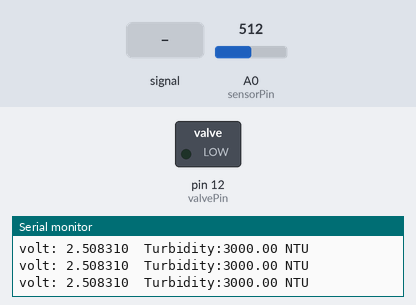
Recording of a sketch running on a simulated Arduino Uno, built with avr-gcc and run on an emulated ATmega328P. Parts: switched loads named in the sketch (green lamp = pin HIGH), the last lines printed to the serial monitor. The test bench sets the inputs (shaded band); at power-on: A0 (sensorPin) = 512.

Above: at 1.2 s.
1.3 s: A0 (sensorPin) set to 787
2.8 s: A0 (sensorPin) set to 805
At 3.7 s:
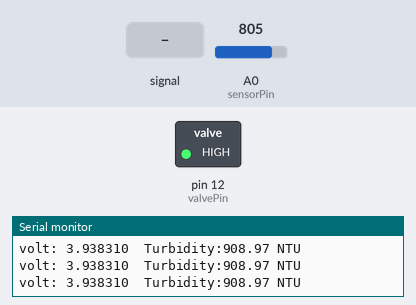
4.5 s: A0 (sensorPin) set to 716
At 5.3 s:
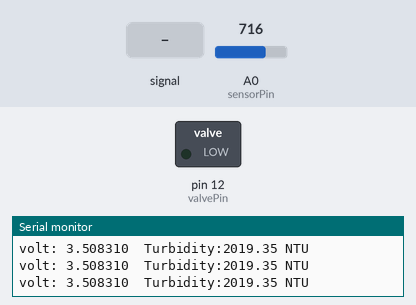
6.1 s: A0 (sensorPin) fed a 2 Hz sine of ±306 counts around its level
At 7.25 s:
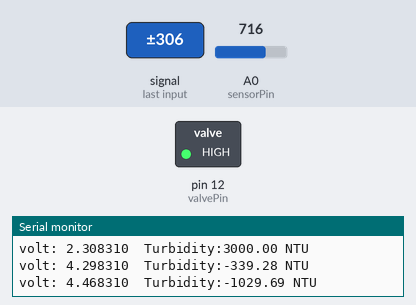
9.1 s: A0 (sensorPin) set to 810
At 9.5 s:
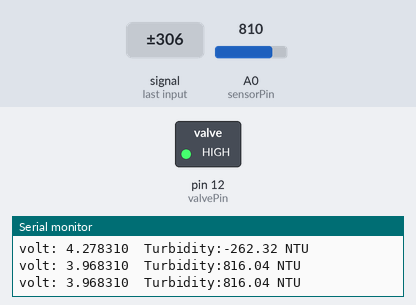
Timing chart, 0 to 11.6 s (numbered marks = the images above; inputs shaded):
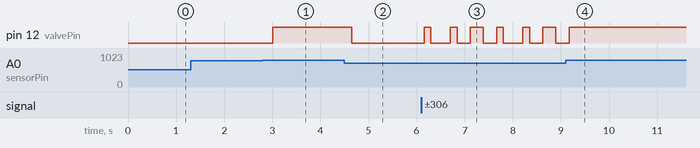

The sketch:

control_valve.ino
```cpp
int sensorPin = A0;
int valvePin = 12;  // Assuming the valve control pin is connected to digital pin 12
bool valveState = false;  // Variable to track the valve state

void setup() {
  Serial.begin(9600);
  pinMode(valvePin, OUTPUT);  // Set the valve control pin as output
}

void loop() {
  valveState = controlValve();  // Call the function to control the valve based on sensor readings

  // Use valveState for further actions or checks within the loop

  delay(10);
}

bool controlValve() {
  float volt = 0;
  float ntu;

  for (int i = 0; i < 800; i++) {
    volt += ((float)analogRead(sensorPin) / 1023) * 5;
  }
  volt = volt / 800;
  volt = round_to_dp(volt, 2);

  if (volt < 2.5) {
    ntu = 3000;
  } else {
    ntu = -1120.4 * sq(volt) + 5742.3 * volt - 4353.8;
  }

  Serial.print("volt: ");
  Serial.print(volt);
  Serial.print(' v');

  Serial.print("  Turbidity:");
  Serial.print(ntu);
  Serial.print(" NTU");
  Serial.println();

  // Valve control based on sensor reading
  if (ntu > 1000) {  // Oil detected
    digitalWrite(valvePin, LOW);  // Close the valve
    return false;  // Set valve state to closed and return false
  } else {  // Water detected
    digitalWrite(valvePin, HIGH);  // Open the valve
    return true;  // Set valve state to open and return true
  }
}

float round_to_dp(float in_value, int decimal_place) {
  float multiplier = powf(10.0f, decimal_place);
  in_value = roundf(in_value * multiplier) / multiplier;
  return in_value;
}
```

Measured:
- the behaviour switches between 796 and 797 on A0 (sensorPin) (found by bisection; images 0 and 1)
- after the input at 2.8 s, pin 12 (valvePin): LOW → HIGH after 0.20 s
- after the input at 4.5 s, pin 12 (valvePin): HIGH → LOW after 0.15 s
- after the input at 6.1 s, pin 12 (valvePin): LOW → HIGH after 0.05 s, → LOW 0.14 s later, → HIGH 0.41 s later, → LOW 0.14 s later, … (12 changes in this stretch)
- after the input at 9.1 s, pin 12 (valvePin): goes on until 9.2 s, then stays HIGH
